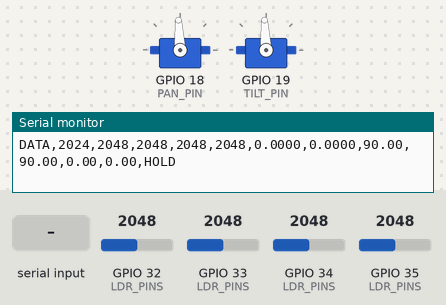
The sketch below on a simulated ESP32. Parts: 2 × servo, the last lines printed to the serial monitor. Inputs (shaded band) come from the test bench; at power-on: GPIO 32 (LDR_PINS) = 2048, GPIO 35 (LDR_PINS) = 2048, GPIO 34 (LDR_PINS) = 2048, GPIO 33 (LDR_PINS) = 2048 (analog values on the 0–4095 scale). Servo pulses on a pin are drawn as a servo (544–2400 µs = 0–180°).

Above: at 2.2 s.
2.3 s: GPIO 32 (LDR_PINS) set to 310
At 2.91 s:
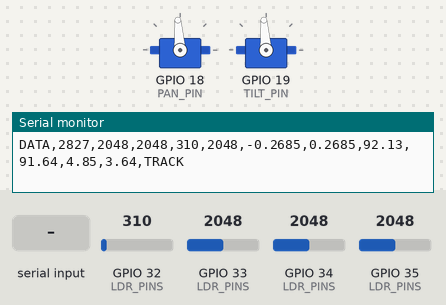
5.3 s: GPIO 35 (LDR_PINS) set to 310
At 5.9 s:
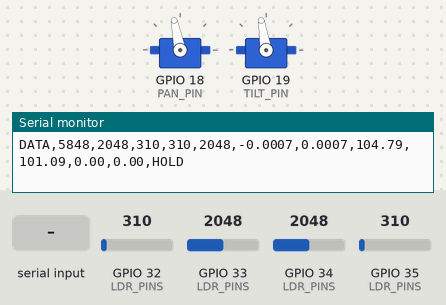
6.8 s: GPIO 34 (LDR_PINS) set to 2866
At 7.5 s:
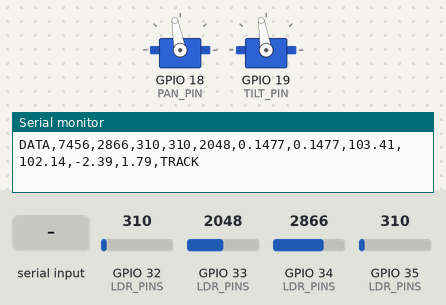
9.8 s: GPIO 35 (LDR_PINS) set to 2866
At 12.62 s:
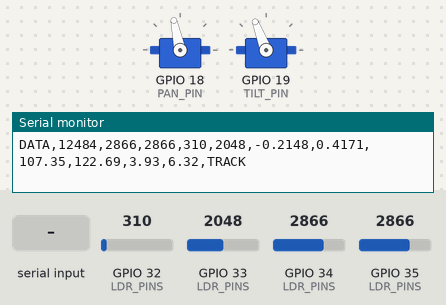
12.8 s: "Q\n" received over Serial
15.8 s: GPIO 33 (LDR_PINS) set to 3972
Timing chart, 0 to 19.8 s (numbered marks = the images above; inputs shaded):
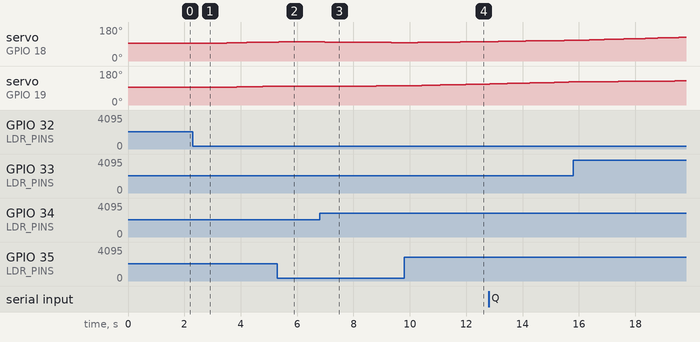

Measured:
- after the input at 2.3 s, servo on GPIO 18 (PAN_PIN): moves from 93° to 100° over 2.3 s, starting after 0.39 s; servo on GPIO 19 (TILT_PIN): moves from 93° to 99° over 2.5 s, starting after 0.47 s
- after the input at 5.3 s, servo on GPIO 18 (PAN_PIN): goes on until 5.4 s, then stays 101°; servo on GPIO 19 (TILT_PIN): stays 99° (without the input it goes to 100° after 0.51 s)
- after the input at 6.8 s, servo on GPIO 18 (PAN_PIN): 101° → 100° after 0.18 s, → 99° 0.75 s later, → 98° 0.89 s later, → 97° 0.72 s later; servo on GPIO 19 (TILT_PIN): 99° → 100° after 1.0 s, → 101° 0.97 s later, → 102° 0.94 s later

The sketch:

v4.ino
```cpp
/*
  DUAL AXIS SOLAR TRACKER V3 - ESP32 classic + 4 LDR + 2 SG90
  Target: Arduino-ESP32 Core 3.x (Core 2.x fallback kept). No ESP32Servo needed.

  Wiring: 3.3V -- LDR -- ADC pin -- 10k -- GND  (more light -> higher ADC)
    LDR  TL GPIO34, TR GPIO35, BL GPIO32, BR GPIO33
    PAN  GPIO18, TILT GPIO19 (LEDC 50 Hz, 13-bit), servos on external 5V, common GND.

  Control pipeline (per axis, every CONTROL_MS):
    ADC median-of-5 -> EMA -> normalized imbalance y in [-1, 1]
    -> Schmitt deadband (start > DB_HIGH, stop < DB_LOW)
    -> PID (P/I on deadband-shifted error, D on filtered measurement)
    -> velocity command [deg/s], clamped to MAX_SPEED
    -> acceleration ramp (MAX_ACCEL) -> per-cycle step clamp (MAX_STEP)
    -> angle -> LEDC duty (written only when the duty count changes)

  Modes: TRACK/HOLD (sun) -> HOMING (dark, confirmed) -> SLEEP (PWM off)
         SLEEP/HOMING -> TRACK when light returns (confirmed).

  Serial live tuning (115200, newline-terminated, case-insensitive):
    P<v> I<v> D<v>   PID gains (deg/s per unit normalized error)
    DB<v>            deadband HIGH (also sets LOW = HIGH/2), e.g. DB0.06
    DL<v>            deadband LOW,  e.g. DL0.03
    DT<v>            D-term low-pass time constant [s]
    A<v>             EMA alpha (0.01..1)
    S<v> C<v> X<v>   max speed [deg/s], max accel [deg/s^2], max step [deg/cycle]
    G<v>             tilt gain ratio (tilt gains = pan gains * G)
    L<v>             night threshold (average ADC of 4 LDRs)
    Q                toggle CSV stream     ?  print params     H  help
*/
#include <Arduino.h>
#include <math.h>
#include <stdlib.h>
#include <string.h>
#include <ctype.h>
#include <esp_arduino_version.h>

// ---------------- Hardware ----------------
constexpr uint8_t LDR_PINS[4] = {34, 35, 32, 33}; // TL TR BL BR
constexpr uint8_t PAN_PIN = 18, TILT_PIN = 19;
constexpr uint8_t PAN_CHANNEL = 0, TILT_CHANNEL = 1; // Core 2.x only
constexpr uint32_t PWM_FREQ = 50;
constexpr uint8_t PWM_BITS = 13;
constexpr float PWM_PERIOD_US = 20000.0f;
constexpr uint32_t PWM_MAX_DUTY = (1UL << PWM_BITS) - 1;
constexpr float PULSE_MIN_US = 1000.0f, PULSE_MAX_US = 2000.0f;

// ---------------- Mechanics ----------------
constexpr float PAN_HOME = 90.0f, TILT_HOME = 90.0f;
constexpr float PAN_MIN = 20.0f, PAN_MAX = 160.0f;
constexpr float TILT_MIN = 20.0f, TILT_MAX = 160.0f;
// Verified on your rig in V2: keep these signs.
constexpr float PAN_DIRECTION = -1.0f;
constexpr float TILT_DIRECTION = +1.0f;

// ---------------- Timing / sampling ----------------
constexpr uint32_t CONTROL_MS = 20;        // matches the 50 Hz servo frame
constexpr uint32_t SERIAL_MS = 200;
constexpr uint8_t MEDIAN_N = 5;
constexpr uint16_t ADC_SAMPLE_GAP_US = 150;

// ---------------- Fixed control constants ----------------
constexpr float I_LIMIT_RATIO = 0.5f;      // |I term| <= ratio * maxSpeed
constexpr float HOME_KP = 1.5f;            // deg/s per deg of home error
constexpr float HOME_SPEED = 4.0f;         // deg/s, gentle return at dusk
constexpr float HOME_TOLERANCE = 0.3f;     // deg
constexpr float LIGHT_WAKE_RATIO = 1.5f;   // wake threshold = L * ratio
constexpr uint32_t DARK_CONFIRM_MS = 3000; // ignore passing clouds / hands
constexpr uint32_t LIGHT_CONFIRM_MS = 2000;

// ---------------- Saturation guard ----------------
constexpr bool ENABLE_SATURATION_GUARD = true;
constexpr uint16_t SATURATED_ADC = 4090;
constexpr float OTHER_THREE_MAX_SUM = 350.0f;
constexpr uint32_t FAULT_CONFIRM_MS = 2000;

// ---------------- Live-tunable parameters ----------------
struct Tuning {
  float kp;         // deg/s per unit error
  float ki;         // deg/s per (unit error * s)
  float kd;         // deg/s per (unit error / s)
  float dbHigh;     // start moving above this |error|
  float dbLow;      // stop moving below this |error|
  float dTau;       // s, D-term low-pass time constant
  float emaAlpha;
  float maxSpeed;   // deg/s
  float maxAccel;   // deg/s^2
  float maxStepDeg; // deg per control cycle
  float tiltRatio;  // tilt gains = pan gains * tiltRatio
  float minLight;   // average ADC (sum / 4) below which it is "night"
};

Tuning tune = {
  20.0f, 0.5f, 0.4f,
  0.06f, 0.03f,
  0.10f,
  0.20f,
  8.0f, 30.0f, 0.25f,
  0.75f,
  125.0f,
};

// ---------------- Axis state ----------------
struct Axis {
  uint8_t pin, channel;
  float minDeg, maxDeg, home, direction;
  float angle;     // commanded angle [deg]
  float vel;       // actual ramped velocity, angle frame [deg/s]
  float integ;     // integral contribution, error frame [deg/s]
  float prevMeas;
  float dFilt;     // filtered d(measurement)/dt
  float err;       // last normalized error (for logging)
  float cmd;       // last PID velocity command, error frame (for logging)
  bool moving;     // Schmitt deadband state
  bool hasPrev;
  uint32_t lastDuty;
};

Axis pan  = {PAN_PIN,  PAN_CHANNEL,  PAN_MIN,  PAN_MAX,  PAN_HOME,  PAN_DIRECTION,
             PAN_HOME,  0, 0, 0, 0, 0, 0, false, false, UINT32_MAX};
Axis tilt = {TILT_PIN, TILT_CHANNEL, TILT_MIN, TILT_MAX, TILT_HOME, TILT_DIRECTION,
             TILT_HOME, 0, 0, 0, 0, 0, 0, false, false, UINT32_MAX};

enum class Mode : uint8_t { TRACKING, HOMING, SLEEPING };
Mode mode = Mode::TRACKING;

float raw[4] = {0, 0, 0, 0};
float filtered[4] = {0, 0, 0, 0};
float gain[4] = {1, 1, 1, 1}; // calibrate only with controlled uniform light
uint32_t suspiciousSince[4] = {0, 0, 0, 0};
uint32_t lastControl = 0, lastSerial = 0;
uint32_t darkSince = 0, brightSince = 0;
bool csvEnabled = true;
const char *stateName = "INIT";

// =====================================================================
// Sensors
// =====================================================================
uint16_t medianRead(uint8_t pin) {
  uint16_t a[MEDIAN_N];
  for (uint8_t i = 0; i < MEDIAN_N; ++i) {
    a[i] = analogRead(pin);
    delayMicroseconds(ADC_SAMPLE_GAP_US);
  }
  for (uint8_t i = 1; i < MEDIAN_N; ++i) {
    uint16_t key = a[i];
    int j = i - 1;
    while (j >= 0 && a[j] > key) { a[j + 1] = a[j]; --j; }
    a[j + 1] = key;
  }
  return a[MEDIAN_N / 2];
}

void sampleSensors(bool initialize = false) {
  for (int i = 0; i < 4; ++i) {
    raw[i] = medianRead(LDR_PINS[i]) * gain[i];
    filtered[i] = initialize ? raw[i]
                : tune.emaAlpha * raw[i] + (1.0f - tune.emaAlpha) * filtered[i];
  }
}

bool detectFault(uint32_t now, float rawTotal) {
  if (!ENABLE_SATURATION_GUARD) return false;
  bool fault = false;
  for (int i = 0; i < 4; ++i) {
    bool suspicious = raw[i] >= SATURATED_ADC &&
                      (rawTotal - raw[i]) <= OTHER_THREE_MAX_SUM;
    if (suspicious) {
      if (suspiciousSince[i] == 0) suspiciousSince[i] = now | 1; // 0 means "not set"
      if (now - suspiciousSince[i] >= FAULT_CONFIRM_MS) fault = true;
    } else {
      suspiciousSince[i] = 0;
    }
  }
  return fault;
}

// =====================================================================
// Servo output
// =====================================================================
bool initPwm() {
#if ESP_ARDUINO_VERSION_MAJOR >= 3
  return ledcAttach(PAN_PIN, PWM_FREQ, PWM_BITS) &&
         ledcAttach(TILT_PIN, PWM_FREQ, PWM_BITS);
#else
  double f1 = ledcSetup(PAN_CHANNEL, PWM_FREQ, PWM_BITS);
  double f2 = ledcSetup(TILT_CHANNEL, PWM_FREQ, PWM_BITS);
  ledcAttachPin(PAN_PIN, PAN_CHANNEL);
  ledcAttachPin(TILT_PIN, TILT_CHANNEL);
  return f1 > 0 && f2 > 0;
#endif
}

uint32_t angleToDuty(const Axis &ax, float angle) {
  angle = constrain(angle, ax.minDeg, ax.maxDeg);
  float pulse = PULSE_MIN_US + (PULSE_MAX_US - PULSE_MIN_US) * angle / 180.0f;
  return (uint32_t)lroundf((pulse / PWM_PERIOD_US) * PWM_MAX_DUTY);
}

// Skipping identical duty writes avoids re-latching the LEDC every cycle.
void writeDuty(Axis &ax, uint32_t duty) {
  if (duty == ax.lastDuty) return;
  ax.lastDuty = duty;
#if ESP_ARDUINO_VERSION_MAJOR >= 3
  ledcWrite(ax.pin, duty);
#else
  ledcWrite(ax.channel, duty);
#endif
}

void outputAxis(Axis &ax) { writeDuty(ax, angleToDuty(ax, ax.angle)); }

// Duty 0 = no pulses: SG90 stops holding torque and draws only idle current.
void releaseAxis(Axis &ax) { writeDuty(ax, 0); }

// =====================================================================
// Control
// =====================================================================
void resetPid(Axis &ax) {
  ax.integ = 0.0f;
  ax.dFilt = 0.0f;
  ax.hasPrev = false;
  ax.moving = false;
  ax.err = 0.0f;
  ax.cmd = 0.0f;
}

bool atLimitPushingOut(const Axis &ax, float angleFrameVel) {
  return (angleFrameVel > 0.0f && ax.angle >= ax.maxDeg - 1e-3f) ||
         (angleFrameVel < 0.0f && ax.angle <= ax.minDeg + 1e-3f);
}

// meas: normalized imbalance (setpoint 0). Returns velocity command in the
// error frame [deg/s]; caller applies the axis direction sign.
float pidUpdate(Axis &ax, float meas, float gainScale, float dt) {
  ax.err = meas;
  float absE = fabsf(meas);

  // D on the filtered measurement, updated every cycle (even in HOLD) so it is
  // primed and does not kick when the deadband releases or the error is
  // reshaped by the deadband offset below.
  float dRaw = ax.hasPrev ? (meas - ax.prevMeas) / dt : 0.0f;
  ax.prevMeas = meas;
  ax.hasPrev = true;
  ax.dFilt += (dt / (tune.dTau + dt)) * (dRaw - ax.dFilt);

  // Schmitt-trigger deadband.
  if (!ax.moving && absE > tune.dbHigh) ax.moving = true;
  else if (ax.moving && absE < tune.dbLow) ax.moving = false;

  if (!ax.moving) {
    ax.integ = 0.0f; // bumpless re-entry
    ax.cmd = 0.0f;
    return 0.0f;
  }

  // Shift by DB_LOW so the command fades to exactly zero at the stop boundary.
  float e = copysignf(absE - tune.dbLow, meas);

  float kp = tune.kp * gainScale;
  float ki = tune.ki * gainScale;
  float kd = tune.kd * gainScale;

  float p = kp * e;
  float d = constrain(kd * ax.dFilt, -tune.maxSpeed, tune.maxSpeed);
  float unsat = p + ax.integ + d;

  // Anti-windup: conditional integration + hard clamp.
  bool pushingSaturation = (unsat >  tune.maxSpeed && e > 0.0f) ||
                           (unsat < -tune.maxSpeed && e < 0.0f);
  bool pushingLimit = atLimitPushingOut(ax, ax.direction * e);
  if (!pushingSaturation && !pushingLimit) {
    float iLim = I_LIMIT_RATIO * tune.maxSpeed;
    ax.integ = constrain(ax.integ + ki * e * dt, -iLim, iLim);
  }

  ax.cmd = constrain(p + ax.integ + d, -tune.maxSpeed, tune.maxSpeed);
  return ax.cmd;
}

// Velocity ramp (accel limit) + per-cycle step clamp, in the angle frame.
void moveAxis(Axis &ax, float targetVel, float dt) {
  float dv = tune.maxAccel * dt;
  ax.vel += constrain(targetVel - ax.vel, -dv, dv);

  float step = constrain(ax.vel * dt, -tune.maxStepDeg, tune.maxStepDeg);
  ax.vel = step / dt; // keep the ramp state consistent with the real motion

  float want = ax.angle + step;
  float next = constrain(want, ax.minDeg, ax.maxDeg);
  if (next != want) ax.vel = 0.0f; // hit a mechanical limit
  ax.angle = next;
}

// Returns true when the axis has settled at home.
bool homeAxis(Axis &ax, float dt) {
  float diff = ax.home - ax.angle;
  float target = constrain(HOME_KP * diff, -HOME_SPEED, HOME_SPEED);
  moveAxis(ax, target, dt);
  if (fabsf(ax.home - ax.angle) < HOME_TOLERANCE && fabsf(ax.vel) < 0.2f) {
    ax.angle = ax.home;
    ax.vel = 0.0f;
    return true;
  }
  return false;
}

// =====================================================================
// Serial live tuning
// =====================================================================
struct Param { const char *key; float *ptr; float lo, hi; };

// Longer keys first so "DB" is not parsed as "D".
const Param PARAMS[] = {
  {"DB", &tune.dbHigh,     0.0f,  0.5f},
  {"DL", &tune.dbLow,      0.0f,  0.5f},
  {"DT", &tune.dTau,       0.0f,  2.0f},
  {"P",  &tune.kp,         0.0f,  500.0f},
  {"I",  &tune.ki,         0.0f,  500.0f},
  {"D",  &tune.kd,         0.0f,  100.0f},
  {"A",  &tune.emaAlpha,   0.01f, 1.0f},
  {"S",  &tune.maxSpeed,   0.5f,  60.0f},
  {"C",  &tune.maxAccel,   1.0f,  1000.0f},
  {"X",  &tune.maxStepDeg, 0.01f, 5.0f},
  {"G",  &tune.tiltRatio,  0.1f,  3.0f},
  {"L",  &tune.minLight,   0.0f,  4095.0f},
};

void printParams() {
  Serial.printf("# P=%.4f I=%.4f D=%.4f DB=%.4f DL=%.4f DT=%.3f A=%.3f\n",
                tune.kp, tune.ki, tune.kd, tune.dbHigh, tune.dbLow,
                tune.dTau, tune.emaAlpha);
  Serial.printf("# S=%.2f C=%.2f X=%.3f G=%.3f L=%.1f CSV=%d\n",
                tune.maxSpeed, tune.maxAccel, tune.maxStepDeg,
                tune.tiltRatio, tune.minLight, csvEnabled ? 1 : 0);
}

void printHelp() {
  Serial.println("# Commands: P<v> I<v> D<v> DB<v> DL<v> DT<v> A<v> S<v> C<v> X<v> G<v> L<v>");
  Serial.println("#           Q=toggle CSV  ?=params  H=help   e.g. P18  DB0.05  A0.15");
}

void handleCommand(char *line) {
  // Uppercase and strip spaces in place.
  char *w = line;
  for (char *r = line; *r; ++r) {
    if (!isspace((unsigned char)*r)) *w++ = (char)toupper((unsigned char)*r);
  }
  *w = '\0';
  if (line[0] == '\0') return;

  if (strcmp(line, "?") == 0) { printParams(); return; }
  if (strcmp(line, "H") == 0) { printHelp(); return; }
  if (strcmp(line, "Q") == 0) {
    csvEnabled = !csvEnabled;
    Serial.printf("# CSV %s\n", csvEnabled ? "ON" : "OFF");
    return;
  }

  for (const Param &p : PARAMS) {
    size_t n = strlen(p.key);
    if (strncmp(line, p.key, n) != 0) continue;

    const char *numStr = line + n;
    char *end = nullptr;
    float v = strtof(numStr, &end);
    if (end == numStr || *end != '\0' || !isfinite(v) || v < p.lo || v > p.hi) {
      Serial.printf("# ERR %s: value must be %.3f..%.3f\n", p.key, p.lo, p.hi);
      return;
    }
    *p.ptr = v;

    // Keep DB_LOW <= DB_HIGH.
    if (p.ptr == &tune.dbHigh) tune.dbLow = tune.dbHigh * 0.5f;
    if (p.ptr == &tune.dbLow && tune.dbLow > tune.dbHigh) tune.dbLow = tune.dbHigh;
    if (p.ptr == &tune.ki) { pan.integ = 0.0f; tilt.integ = 0.0f; }

    Serial.printf("# OK %s=%.4f\n", p.key, v);
    return;
  }
  Serial.printf("# ERR unknown command '%s' (H for help)\n", line);
}

void pollSerial() {
  static char buf[32];
  static uint8_t len = 0;
  static bool overflow = false;

  while (Serial.available() > 0) {
    char c = (char)Serial.read();
    if (c == '\n' || c == '\r') {
      if (!overflow && len > 0) {
        buf[len] = '\0';
        handleCommand(buf);
      }
      len = 0;
      overflow = false;
    } else if (overflow) {
      // drop until end of line
    } else if (len < sizeof(buf) - 1) {
      buf[len++] = c;
    } else {
      overflow = true;
      Serial.println("# ERR line too long");
    }
  }
}

// =====================================================================
// Logging
// =====================================================================
void printCsv(uint32_t now) {
  // DATA,ms,TL,TR,BL,BR,errPan,errTilt,panDeg,tiltDeg,panDegPerS,tiltDegPerS,state
  Serial.printf("DATA,%lu,%.0f,%.0f,%.0f,%.0f,%.4f,%.4f,%.2f,%.2f,%.2f,%.2f,%s\n",
    (unsigned long)now, raw[0], raw[1], raw[2], raw[3],
    pan.err, tilt.err, pan.angle, tilt.angle, pan.vel, tilt.vel, stateName);
}

// =====================================================================
// Setup / loop
// =====================================================================
void setup() {
  Serial.begin(115200);
  analogReadResolution(12);
  analogSetAttenuation(ADC_11db);
  for (uint8_t pin : LDR_PINS) pinMode(pin, INPUT);

  if (!initPwm()) {
    Serial.println("ERROR: servo PWM initialization failed");
    while (true) delay(1000);
  }

  // CAUTION: the first pulse snaps each servo to HOME. Center manually before power-up.
  outputAxis(pan);
  delay(500);
  outputAxis(tilt);
  delay(500);

  sampleSensors(true);
  lastControl = lastSerial = millis();
  Serial.println("# Dual Axis Solar Tracker V3 | PID velocity + slew limit + night sleep");
  Serial.println("# DATA,ms,TL,TR,BL,BR,errPan,errTilt,panDeg,tiltDeg,panDegPerS,tiltDegPerS,state");
  Serial.println("# state: TRACK / HOLD / SENSOR_FAULT / HOMING / SLEEP");
  printHelp();
  printParams();
}

void loop() {
  pollSerial();

  uint32_t now = millis();
  if ((uint32_t)(now - lastControl) < CONTROL_MS) return;
  float dt = (uint32_t)(now - lastControl) / 1000.0f;
  lastControl = now;
  dt = constrain(dt, 0.001f, 0.10f);

  sampleSensors();
  float rawTotal = raw[0] + raw[1] + raw[2] + raw[3];
  float total = filtered[0] + filtered[1] + filtered[2] + filtered[3];
  float avgLight = total * 0.25f;
  bool fault = detectFault(now, rawTotal);

  // Night/day detection with hysteresis + confirmation time.
  bool dark = avgLight < tune.minLight;
  bool bright = avgLight >= tune.minLight * LIGHT_WAKE_RATIO;
  if (dark) { if (darkSince == 0) darkSince = now | 1; } else darkSince = 0;
  if (bright) { if (brightSince == 0) brightSince = now | 1; } else brightSince = 0;
  bool darkConfirmed = darkSince && (now - darkSince >= DARK_CONFIRM_MS);
  bool brightConfirmed = brightSince && (now - brightSince >= LIGHT_CONFIRM_MS);

  switch (mode) {
    case Mode::TRACKING: {
      if (darkConfirmed) {
        resetPid(pan);
        resetPid(tilt);
        mode = Mode::HOMING;
        stateName = "HOMING";
        break;
      }

      if (fault || total <= 0.0f) {
        // Freeze: decelerate smoothly to a stop and hold.
        resetPid(pan);
        resetPid(tilt);
        moveAxis(pan, 0.0f, dt);
        moveAxis(tilt, 0.0f, dt);
        stateName = fault ? "SENSOR_FAULT" : "HOLD";
        break;
      }

      float left   = filtered[0] + filtered[2];
      float right  = filtered[1] + filtered[3];
      float top    = filtered[0] + filtered[1];
      float bottom = filtered[2] + filtered[3];

      // Positive pan error: left brighter. Positive tilt error: top brighter.
      float vPan  = pidUpdate(pan,  (left - right) / total, 1.0f, dt);
      float vTilt = pidUpdate(tilt, (top - bottom) / total, tune.tiltRatio, dt);

      moveAxis(pan,  pan.direction  * vPan,  dt);
      moveAxis(tilt, tilt.direction * vTilt, dt);

      bool idle = !pan.moving && !tilt.moving &&
                  fabsf(pan.vel) < 0.05f && fabsf(tilt.vel) < 0.05f;
      stateName = idle ? "HOLD" : "TRACK";
      break;
    }

    case Mode::HOMING: {
      if (brightConfirmed) {
        mode = Mode::TRACKING;
        stateName = "TRACK";
        break;
      }
      bool panHome = homeAxis(pan, dt);
      bool tiltHome = homeAxis(tilt, dt);
      stateName = "HOMING";
      if (panHome && tiltHome) {
        outputAxis(pan);  // send the exact home pulse once before releasing
        outputAxis(tilt);
        mode = Mode::SLEEPING;
        stateName = "SLEEP";
      }
      break;
    }

    case Mode::SLEEPING: {
      if (brightConfirmed) {
        // Resume pulses at the stored home angle: no jump.
        pan.lastDuty = tilt.lastDuty = UINT32_MAX;
        resetPid(pan);
        resetPid(tilt);
        mode = Mode::TRACKING;
        stateName = "TRACK";
      } else {
        stateName = "SLEEP";
      }
      break;
    }
  }

  if (mode == Mode::SLEEPING) {
    releaseAxis(pan);
    releaseAxis(tilt);
  } else {
    outputAxis(pan);
    outputAxis(tilt);
  }

  if (csvEnabled && (uint32_t)(now - lastSerial) >= SERIAL_MS) {
    lastSerial = now;
    printCsv(now);
  }
}
```
